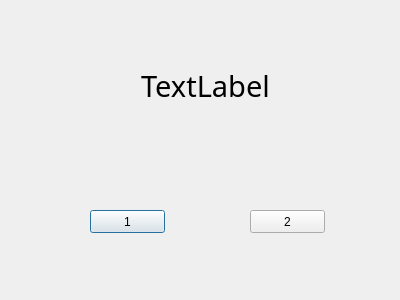
<?xml version="1.0" encoding="UTF-8"?>
<ui version="4.0">
 <class>Dialog</class>
 <widget class="QDialog" name="Dialog">
  <property name="geometry">
   <rect>
    <x>0</x>
    <y>0</y>
    <width>400</width>
    <height>300</height>
   </rect>
  </property>
  <property name="windowTitle">
   <string>Dialog</string>
  </property>
  <widget class="QLabel" name="label">
   <property name="geometry">
    <rect>
     <x>90</x>
     <y>40</y>
     <width>231</width>
     <height>91</height>
    </rect>
   </property>
   <property name="font">
    <font>
     <family>苹方 中等</family>
     <pointsize>22</pointsize>
     <bold>false</bold>
    </font>
   </property>
   <property name="text">
    <string>TextLabel</string>
   </property>
   <property name="alignment">
    <set>Qt::AlignCenter</set>
   </property>
  </widget>
  <widget class="QPushButton" name="pushButton">
   <property name="geometry">
    <rect>
     <x>90</x>
     <y>210</y>
     <width>75</width>
     <height>23</height>
    </rect>
   </property>
   <property name="text">
    <string>1</string>
   </property>
  </widget>
  <widget class="QPushButton" name="pushButton_2">
   <property name="geometry">
    <rect>
     <x>250</x>
     <y>210</y>
     <width>75</width>
     <height>23</height>
    </rect>
   </property>
   <property name="text">
    <string>2</string>
   </property>
  </widget>
 </widget>
 <resources/>
 <connections>
  <connection>
   <sender>pushButton</sender>
   <signal>clicked()</signal>
   <receiver>Dialog</receiver>
   <slot>show1()</slot>
   <hints>
    <hint type="sourcelabel">
     <x>128</x>
     <y>216</y>
    </hint>
    <hint type="destinationlabel">
     <x>138</x>
     <y>269</y>
    </hint>
   </hints>
  </connection>
  <connection>
   <sender>pushButton_2</sender>
   <signal>clicked()</signal>
   <receiver>Dialog</receiver>
   <slot>show2()</slot>
   <hints>
    <hint type="sourcelabel">
     <x>297</x>
     <y>223</y>
    </hint>
    <hint type="destinationlabel">
     <x>303</x>
     <y>269</y>
    </hint>
   </hints>
  </connection>
 </connections>
 <slots>
  <slot>show1()</slot>
  <slot>show2()</slot>
 </slots>
</ui>
